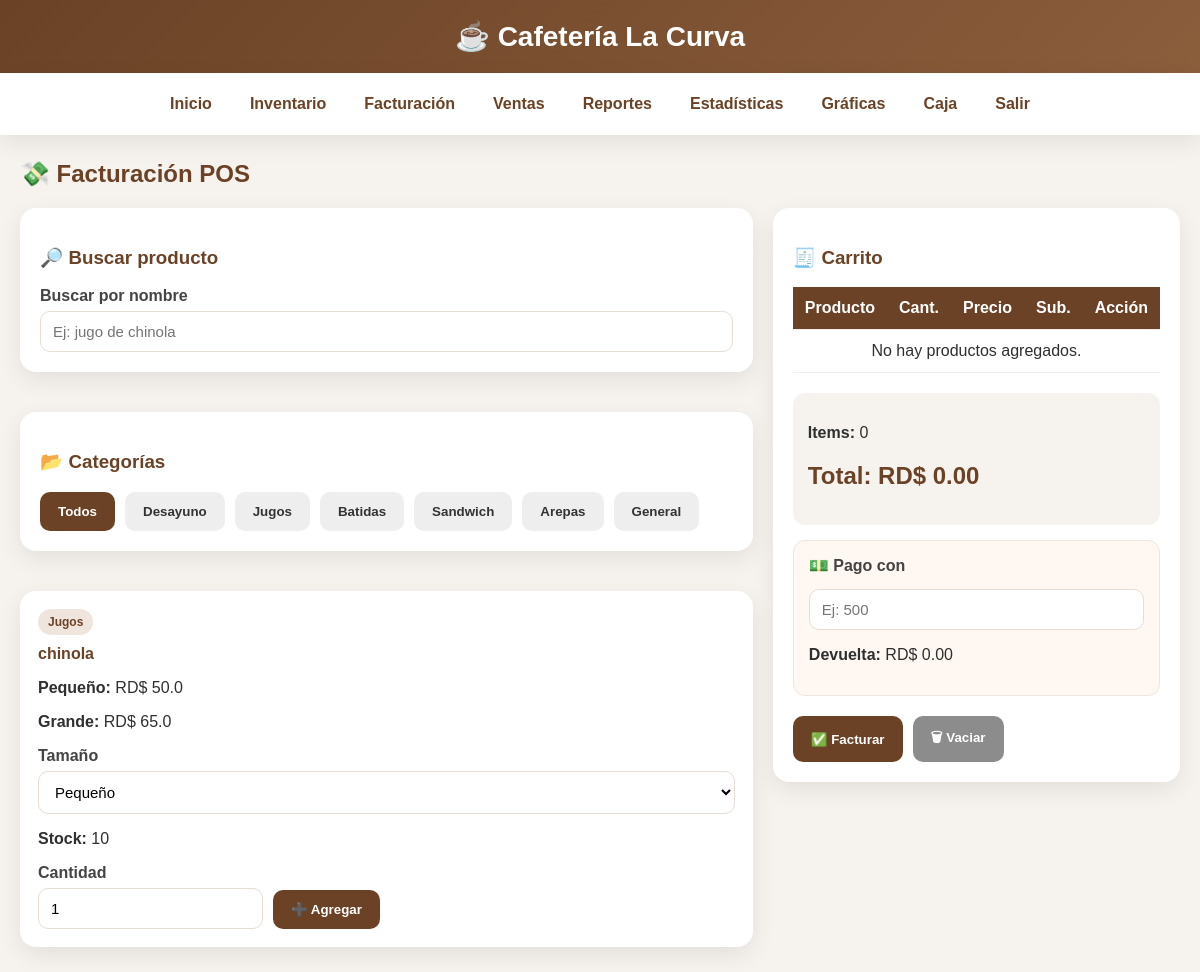
/facturacion (signed in), run on an earlier commit of the app's database.
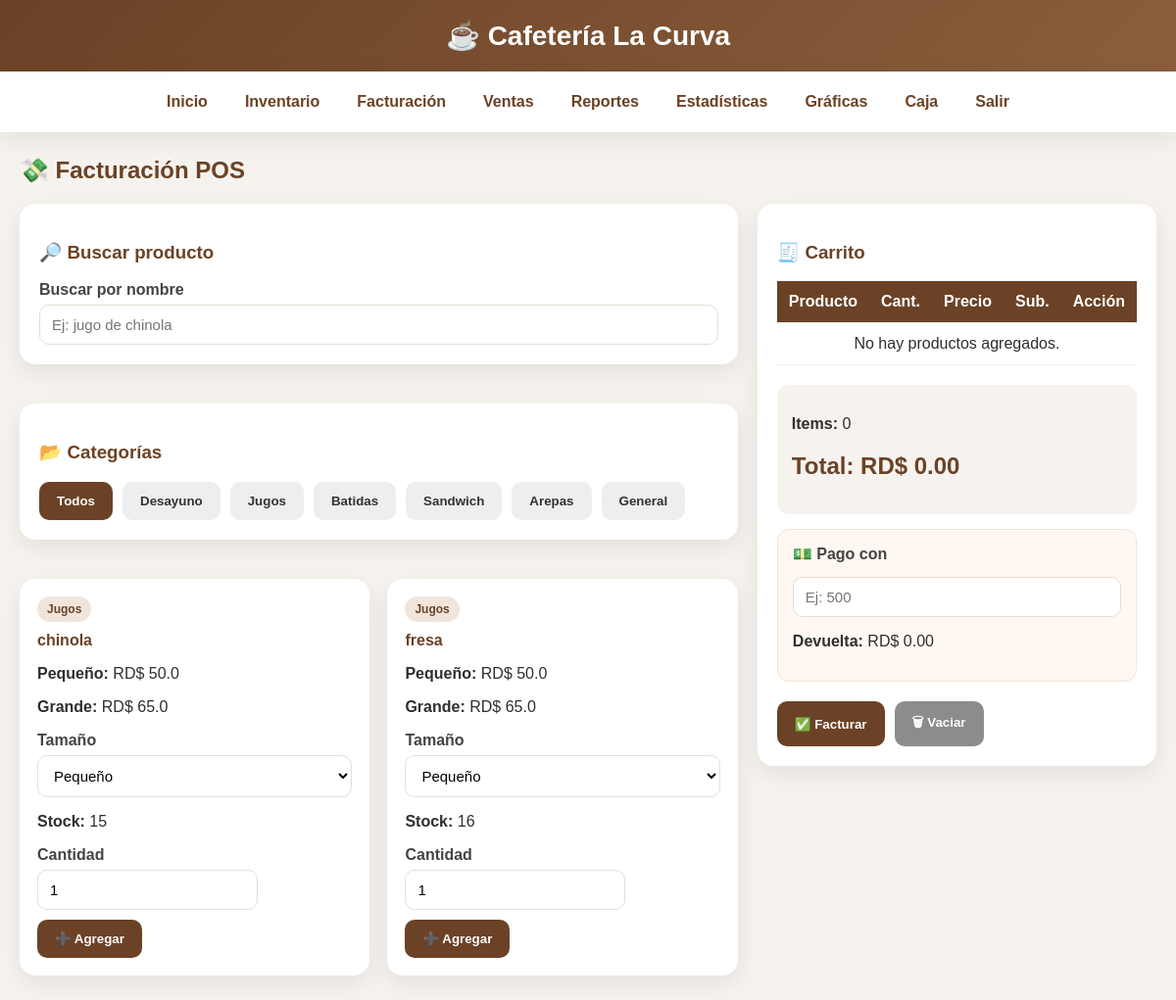
And on a later commit of the database.
### tables this page shows
CREATE TABLE productos(
        id INTEGER PRIMARY KEY AUTOINCREMENT,
        nombre TEXT UNIQUE,
        precio REAL DEFAULT 0,
        stock INTEGER DEFAULT 0,
        tipo TEXT DEFAULT 'General',
        precio_pequeno REAL DEFAULT 0,
        precio_grande REAL DEFAULT 0
    );

### app.py (the view)
@app.route("/facturacion")
def facturacion():
    if "usuario" not in session:
        return redirect("/")
    conn = None
    try:
        conn = conectar_seguro()
        c = conn.cursor()
        c.execute("SELECT * FROM productos ORDER BY tipo, nombre")
        productos = c.fetchall()
        return render_template("facturacion.html", productos=productos)
    finally:
        if conn:
            conn.close()

### app.py (called while the page is built)
def conectar_seguro():
    conn = conectar()
    try:
        conn.execute("PRAGMA foreign_keys = ON")
    except Exception:
        pass
    return conn

@app.before_request
def proteger_rutas():
    if request.path.startswith("/static/"):
        return None
    rutas_libres = ["/"]
    if request.path not in rutas_libres and "usuario" not in session:
        return redirect("/")

### database.py (called while the page is built)
def conectar():
    database_url = os.getenv("DATABASE_URL")
    if database_url and psycopg2:
        conn = psycopg2.connect(database_url)
        conn.autocommit = False
        return ConnectionCompat(conn)
    conn = sqlite3.connect("cafeteria.db", timeout=30)
    return conn

### templates/facturacion.html (shortened to what the changed rows need)
{% extends "base.html" %}
{% block content %}
<h2>💸 Facturación POS</h2>
<div class="pos-layout">
    <div class="pos-left">
        <div class="productos-grid" id="productosGrid">
            {% for p in productos %}
            <div
                class="producto-card"
                id="producto-{{ p[0] }}"
                data-id="{{ p[0] }}"
                data-nombre="{{ p[1] }}"
                data-precio="{{ p[2] }}"
                data-stock="{{ p[3] }}"
                data-tipo="{{ p[4] if p|length > 4 else 'General' }}"
                data-precio-pequeno="{{ p[5] if p|length > 5 else 0 }}"
                data-precio-grande="{{ p[6] if p|length > 6 else 0 }}"
            >
                <div class="producto-tipo">
                    {{ p[4] if p|length > 4 else 'General' }}
                </div>
                <h4>{{ p[1] }}</h4>
                {% if p[4] == "Jugos" %}
                    <p><strong>Pequeño:</strong> RD$ {{ p[5] }}</p>
                    <p><strong>Grande:</strong> RD$ {{ p[6] }}</p>
                    <label for="tamano-{{ p[0] }}">Tamaño</label>
                    <select
                        id="tamano-{{ p[0] }}"
                        name="tamano-{{ p[0] }}"
                        title="Selecciona el tamaño del jugo {{ p[1] }}"
                    >
                        <option value="pequeno">Pequeño</option>
                    </select>
                {% else %}
                    <p><strong>Precio:</strong> RD$ {{ p[2] }}</p>
                {% endif %}
                <p><strong>Stock:</strong> {{ p[3] }}</p>
                <div class="producto-actions">
                    <div class="cantidad-box">
                        <label for="cant-{{ p[0] }}">Cantidad</label>
                        <input
                            type="number"
                            min="1"
                            value="1"
                            class="cantidad-input"
                            id="cant-{{ p[0] }}"
                            name="cant-{{ p[0] }}"
                            placeholder="Cantidad"
                            title="Cantidad del producto {{ p[1] }}"
                        >
                    </div>
                    <button
                        type="button"
                        class="btn-agregar-producto"
                        data-id="{{ p[0] }}"
                    >
                        ➕ Agregar
                    </button>
                </div>
            </div>
            {% endfor %}
        </div>
    </div>
    <div class="pos-right">
        <div class="card sticky-card">
            <table>
                <thead>
                    <tr>
                        <th>Producto</th>
                        <th>Cant.</th>
                        <th>Precio</th>
                        <th>Sub.</th>
                        <th>Acción</th>
                    </tr>
                </thead>
            </table>
            <div class="total-box">
                <h2>Total: RD$ <span id="totalGeneral">0.00</span></h2>
            </div>
        </div>
    </div>
</div>
{% endblock %}

What changed in the data, as far as the page shows it:
added productos: tipo "Jugos", nombre "chinola", precio_pequeno "50.0", precio_grande "65.0", id+nombre "Pequeño", stock "15"
changed productos id 1: nombre "chinola" → "fresa"; stock "10" → "16"
